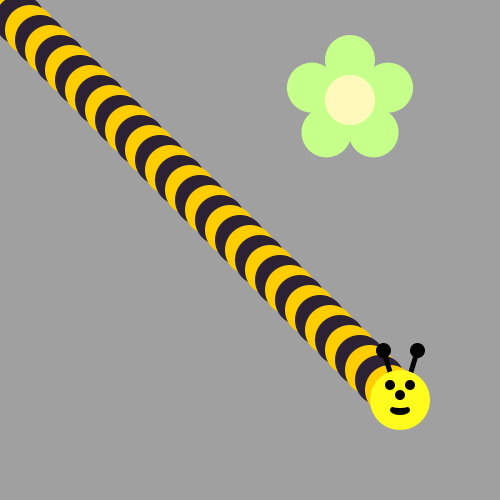
Frame 1 (no input)
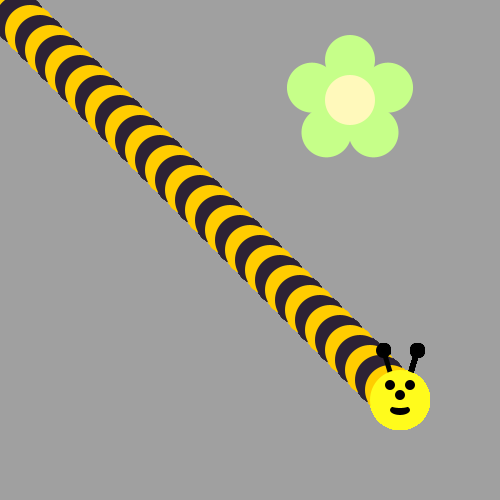
Frame 60 (the mouse pressed at the canvas centre just before this capture)
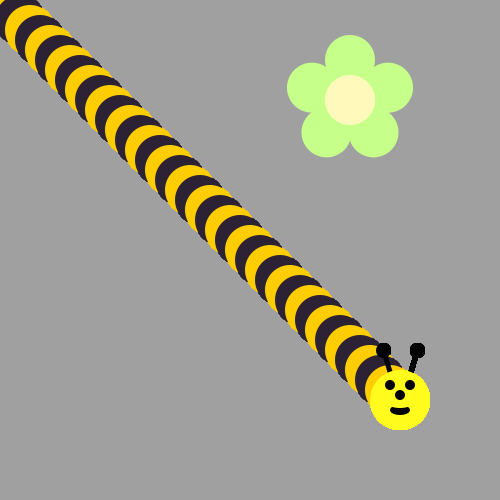
Frame 120 (the mouse held since frame 60 and released just before this capture)

The Processing sketch that drew these frames (run headless with seeded random() and noise(); from frame 60 on, the mouse is pressed at the canvas centre):

// Processing sketch: bumble_bee
// ── bumble_bee.pde

void setup() {
     ellipseMode(CENTER);
     size(500, 500);
     background(160, 160, 160);
     drawFlower(350, 100);
}

void draw() {
  int i = 0;
  for(i = 0; i < 40; i +=1) {
    if(i%2 == 0) {
      fill(#2D2234);
    }
    else {
      fill(#FFCD00);
    }
    ellipse(i*10, i*10, 50, 50);
  }
  drawBeeFace(i*10, i*10);
// First run the program and you should see a flower.  
  
  
/* Then, use a loop to make a body for the Bee! 
(see the image on the recipe, it's a diagonal line of circles)
Use modulo to make the colors alternate between yellow and black
*/



/*
Now put his head on using drawBeeFace(x,y)
*/

}

/**************   Use these methods but  DON'T CHANGE THE CODE BELOW  **************/

void drawFlower(int x, int y) {
     noStroke();
     translate(x, y);
     // draw 5 petals, rotating after each one
     fill(#c6ff89);      // green
      for (int i = 0; i < 5; i++) {
           ellipse(0, -40, 50, 50);
          rotate(radians(72));
     }
     fill(#fff9bb); // light yellow
     ellipse(0, 0, 50, 50);
} 
void drawBeeFace(int BeeFaceX, int BeeFaceY) {
     noStroke();
     fill(0, 0, 0);
     stroke(1);
     strokeWeight(5);
     line(BeeFaceX-10, BeeFaceY-27, BeeFaceX-17, BeeFaceY-50);
     line(BeeFaceX+10, BeeFaceY-27, BeeFaceX+17, BeeFaceY-50);
     ellipse(BeeFaceX-17, BeeFaceY-50, 10, 10);
     ellipse(BeeFaceX+17, BeeFaceY-50, 10, 10);
     noStroke();
     fill(255, 251, 28);
     ellipse(BeeFaceX, BeeFaceY, 60, 60); // face
     fill(255, 237, 209);
     fill(0,0,0);
      ellipse(BeeFaceX-10, BeeFaceY-15, 10, 10); // eyes
     ellipse(BeeFaceX+10, BeeFaceY-15, 10, 10);
      ellipse(BeeFaceX, BeeFaceY-5, 10, 10); // nose
      ellipse(BeeFaceX, BeeFaceY+10, 20, 10);// mouth
     fill(255, 251, 28);
     ellipse(BeeFaceX, BeeFaceY+5, 20, 6);
}
